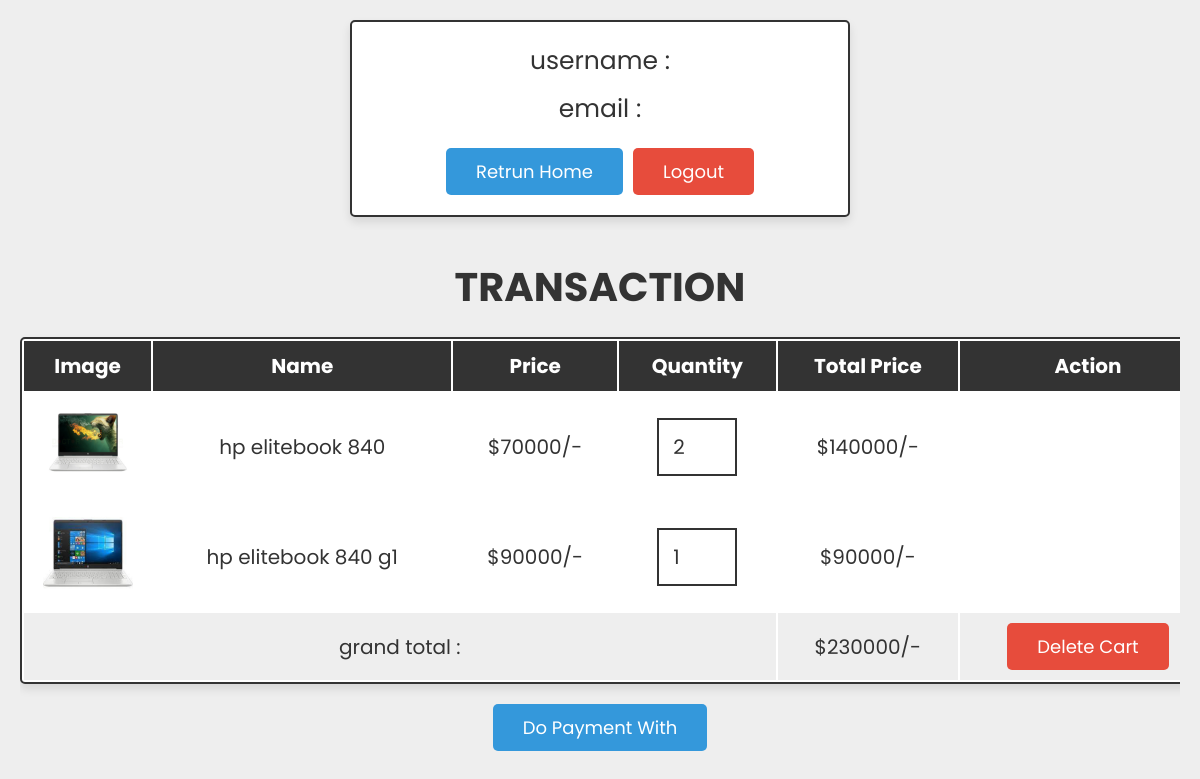
/payment.php (signed in), run on the app's committed database.
### tables this page shows
CREATE TABLE `cart` (
  `id` int(100) NOT NULL,
  `user_id` int(100) NOT NULL,
  `name` varchar(100) NOT NULL,
  `price` varchar(100) NOT NULL,
  `image` varchar(100) NOT NULL,
  `quantity` int(100) NOT NULL
);

### payment.php (the view, shortened to what this page needs)
<?php
include 'config.php';
$user_id = $_SESSION['user_id'];
?>
<!DOCTYPE html>
<html lang="en">
<head>
   <link rel="stylesheet" href="css/cart.css">
</head>
<body>
<div class="container">
<div class="user-profile">
   <p> username : <span><?php echo $fetch_user['name']; ?></span> </p>
   <p> email : <span><?php echo $fetch_user['email']; ?></span> </p>
   <div class="flex">
    <a href="home.php" class="btn">Retrun home</a>
      <a href="index.php?logout=<?php echo $user_id; ?>" onclick="return confirm('are your sure you want to logout?');" class="delete-btn">logout</a>
   </div>
</div>
<div class="shopping-cart">
   <h1 class="heading">Transaction</h1>
   <table>
      <thead>
         <th>image</th>
         <th>name</th>
         <th>price</th>
         <th>quantity</th>
         <th>total price</th>
         <th>action</th>
      </thead>
      <tbody>
      <?php
         $cart_query = mysqli_query($conn, "SELECT * FROM `cart` WHERE user_id = '$user_id'") or die('query failed');
         $grand_total = 0;
         if(mysqli_num_rows($cart_query) > 0){
            while($fetch_cart = mysqli_fetch_assoc($cart_query)){
      ?>
         <tr>
            <td><img src="images/<?php echo $fetch_cart['image']; ?>" height="100" alt=""></td>
            <td><?php echo $fetch_cart['name']; ?></td>
            <td>$<?php echo $fetch_cart['price']; ?>/-</td>
            <td>
               <form action="" method="post">
                  <input type="number" min="1" name="cart_quantity" value="<?php echo $fetch_cart['quantity']; ?>">
               </form>
            </td>
            <td>$<?php echo $sub_total = ($fetch_cart['price'] * $fetch_cart['quantity']); ?>/-</td>
         </tr>
      <?php
         $grand_total += $sub_total;
            }
         }else{
            echo '<tr><td style="padding:20px; text-transform:capitalize;" colspan="6">no item added</td></tr>';
         }
      ?>
      <tr class="table-bottom">
         <td colspan="4">grand total :</td>
         <td>$<?php echo $grand_total; ?>/-</td>
         <td><a href="home.php?delete_all" onclick="return confirm('delete all from cart?');" class="delete-btn <?php echo ($grand_total > 1)?'':'disabled'; ?>">delete cart</a></td>
      </tr>
   </tbody>
   </table>
   <div class="cart-btn">
      <a href="#" class="btn <?php echo ($grand_total > 1)?'':'disabled'; ?>">Do payment with</a>
   </div>
</div>
</div>
</body>
</html>

### css/cart.css (style rules this page uses)
:root { --blue:#3498db; --red:#e74c3c; --orange:#f39c12; --black:#333; --white:#fff; --light-bg:#eee; --box-shadow:0 5px 10px rgba(0,0,0,.1); --border:2px solid var(--black); }
* { font-family: 'Poppins', sans-serif; margin:0; padding:0; box-sizing: border-box; outline: none; border: none; text-decoration: none; }
body { background-color: var(--light-bg); }
.btn, .delete-btn, .option-btn { display: inline-block; padding:10px 30px; cursor: pointer; font-size: 18px; color:var(--white); border-radius: 5px; text-transform: capitalize; }
.btn { background-color: var(--blue); margin-top: 10px; }
.delete-btn { background-color: var(--red); }
.container { padding:0 20px; margin:0 auto; max-width: 1200px; padding-bottom: 70px; }
.container .heading { text-align: center; margin-bottom: 20px; font-size: 40px; text-transform: uppercase; color:var(--black); }
.container .user-profile { padding:20px; text-align: center; border:var(--border); background-color: var(--white); box-shadow: var(--box-shadow); border-radius: 5px; margin:20px auto; max-width: 500px; }
.container .user-profile p { margin-bottom: 10px; font-size: 25px; color:var(--black); }
.container .user-profile .flex { display: flex; justify-content: center; flex-wrap: wrap; gap:10px; align-items: flex-end; }
.container .shopping-cart { padding:20px 0; }
.container .shopping-cart table { width: 100%; text-align: center; border:var(--border); border-radius: 5px; box-shadow: var(--box-shadow); background-color: var(--white); }
.container .shopping-cart table thead { background-color: var(--black); }
.container .shopping-cart table thead th { padding:10px; color:var(--white); text-transform: capitalize; font-size: 20px; }
.container .shopping-cart table .table-bottom { background-color: var(--light-bg); }
.container .shopping-cart table tr td { padding:10px; font-size: 20px; color:var(--black); }
.container .shopping-cart table tr td:nth-child(1) { padding:0; }
.container .shopping-cart table tr td input[type="number"] { width: 80px; border:var(--border); padding:12px 14px; font-size: 20px; color:var(--black); }
.container .shopping-cart .cart-btn { margin-top: 10px; text-align: center; }
@media (max-width:1200px) { .container .shopping-cart { overflow-x: scroll; } }
@media (max-width:1200px) { .container .shopping-cart table { width: 1200px; } }

### data on the page
cart: image (picture), name "hp elitebook 840", price "70000", cart_quantity "2", $sub_total = ($fetch_cart['price'] * $fetch_cart['quantity']) "140000"
cart: image (picture), name "hp elitebook 840 g1", price "90000", cart_quantity "1"

### other printed values
$grand_total "230000"
